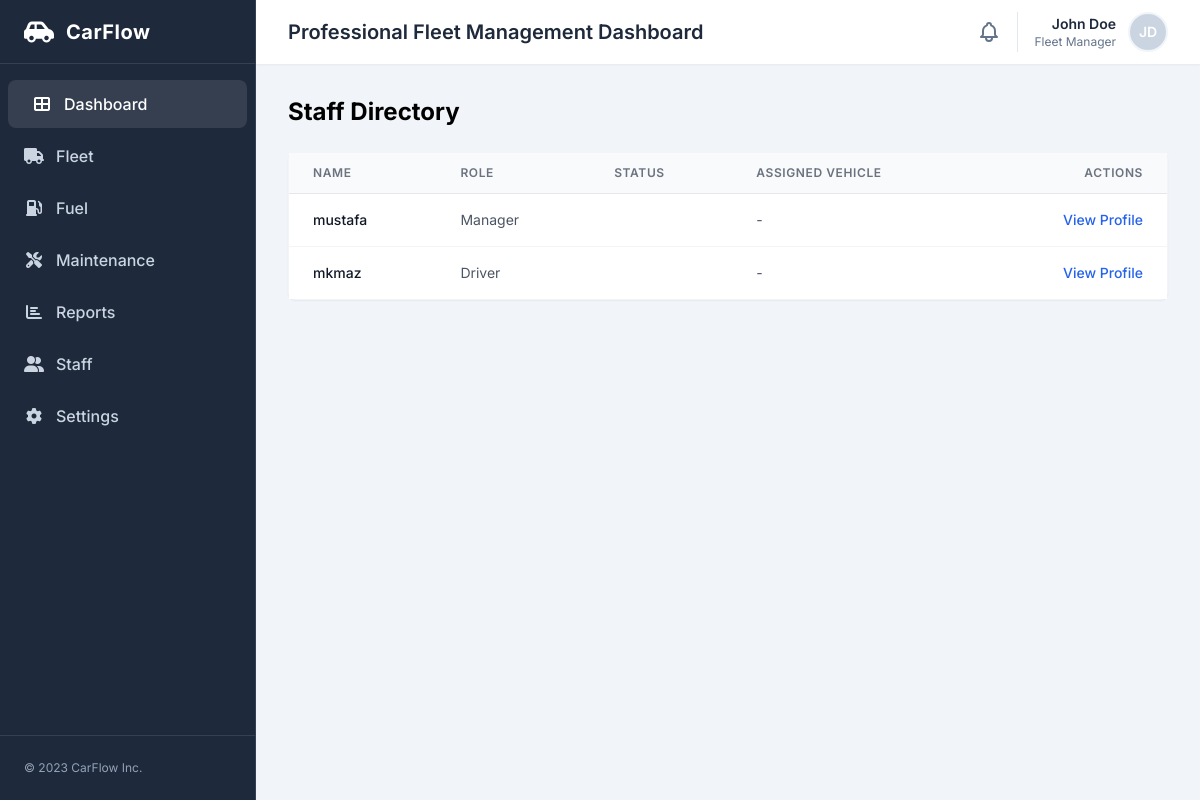
/staff/ (signed in), run on an earlier commit of the app's database.
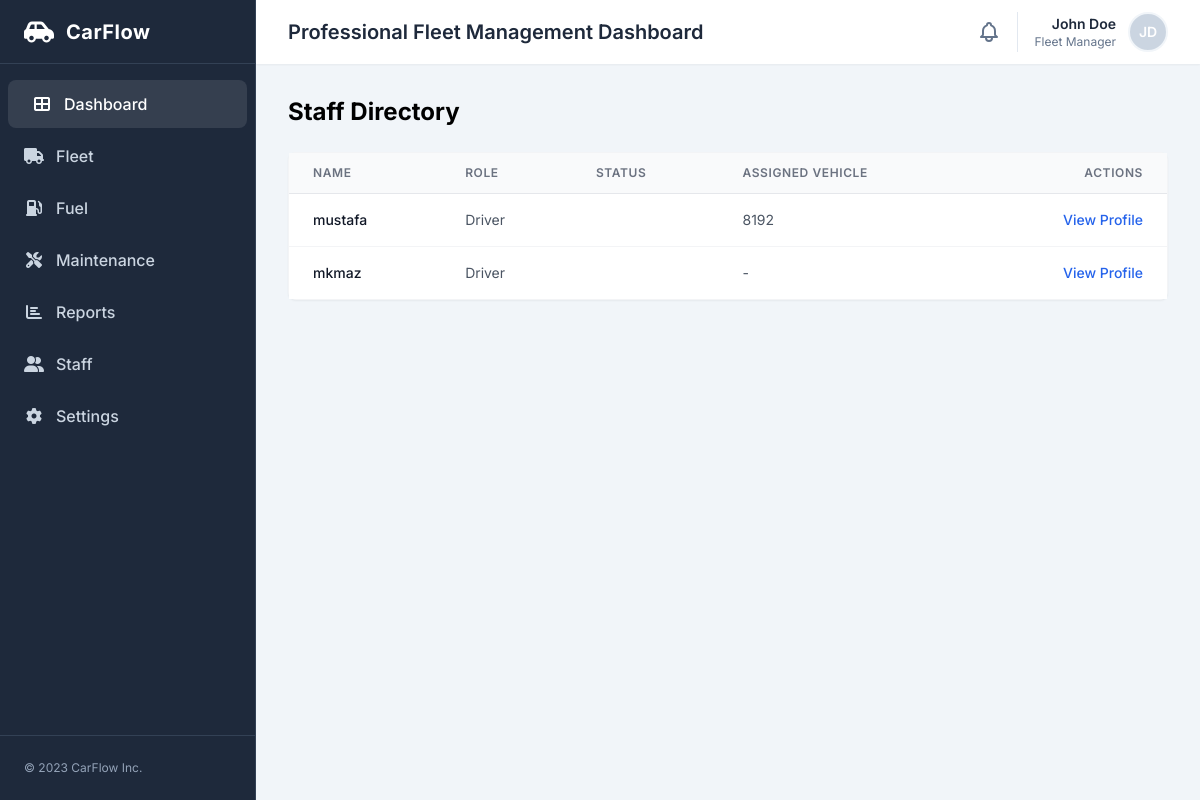
And on a later commit of the database.
### staff/models.py (models this page shows, shortened)
class Employee(models.Model):
    ROLE_CHOICES = [
        ("driver", "Driver"),
        ("staff", "Staff"),
        ("manager", "Manager"),
    ]
    user = models.OneToOneField(
        settings.AUTH_USER_MODEL,
        on_delete=models.CASCADE
    )
    role = models.CharField(
        max_length=20,
        choices=ROLE_CHOICES,
        default="staff"
    )
    phone = models.CharField(max_length=20, blank=True)
    photo = models.ImageField(
        upload_to="employee_photos/",
        null=True,
        blank=True
    )
    created_at = models.DateTimeField(auto_now_add=True)

### fleet/models.py (models this page shows, shortened)
class Car(models.Model):
    STATUS_CHOICES = [
        ("available", "Available"),
        ("assigned", "Assigned"),
        ("maintenance", "Maintenance"),
        ("inactive", "Inactive"),
    ]
    VEHICLE_TYPE_CHOICES = [
        ("Sedan", "Sedan"),
        ("Reefer Van", "Chiller Van"),
        ("Reefer Truck", "Reefer Truck"),
        ("Reefer Pickup", "Reefer Pickup"),
    ]
    plate_number = models.CharField(max_length=20, unique=True, db_index=True)
    brand = models.CharField(max_length=100, default='Unknown')
    vehicle_type = models.CharField(max_length=100, choices=VEHICLE_TYPE_CHOICES, verbose_name="Vehicle Type", default="Sedan")
    year = models.PositiveIntegerField()
    vin = models.CharField(max_length=64, blank=True)
    status = models.CharField(
        max_length=20,
        choices=STATUS_CHOICES,
        default="available",
        db_index=True,
    )
    region = models.ForeignKey(
        "accounts.Region",
        on_delete=models.SET_NULL,
        null=True,
        blank=True,
        related_name="cars",
    )
    notes = models.TextField(blank=True)
    created_at = models.DateTimeField(auto_now_add=True)
    class Meta:
        ordering = ["plate_number"]

### staff/views.py (the view)
# urls.py: path("", views.staff_list, name="list"),
@login_required
def staff_list(request):
    employees = Employee.objects.select_related("user").all()
    user_ids = [e.user_id for e in employees]
    assignments = (
        DriverAssignment.objects.filter(active=True, driver_id__in=user_ids)
        .select_related("car", "driver")
    )
    assigned_by_user = {a.driver_id: a.car for a in assignments}
    for e in employees:
        e.assigned_car = assigned_by_user.get(e.user_id)
    context = {"employees": employees}
    return render(request, "staff/staff_list.html", context)

### staff/templates/staff/staff_list.html (shortened to what this page needs)
{% extends "base.html" %}
{% block content %}
<div class="flex items-center justify-between">
  <h1 class="text-2xl font-bold">Staff Directory</h1>
</div>
<div class="mt-6 bg-white rounded-lg shadow-sm border border-gray-100">
  <div class="overflow-x-auto">
    <table class="min-w-full divide-y divide-gray-200">
      <thead class="bg-gray-50 border-b border-gray-200">
        <tr>
          <th class="px-6 py-3 text-left text-xs font-semibold text-gray-500 uppercase tracking-wider">Name</th>
          <th class="px-6 py-3 text-left text-xs font-semibold text-gray-500 uppercase tracking-wider">Role</th>
          <th class="px-6 py-3 text-left text-xs font-semibold text-gray-500 uppercase tracking-wider">Status</th>
          <th class="px-6 py-3 text-left text-xs font-semibold text-gray-500 uppercase tracking-wider">Assigned Vehicle</th>
          <th class="px-6 py-3 text-right text-xs font-semibold text-gray-500 uppercase tracking-wider">Actions</th>
        </tr>
      </thead>
      <tbody class="bg-white divide-y divide-gray-200">
        {% for e in employees %}
        <tr class="hover:bg-gray-50 transition-colors border-b border-gray-100">
          <td class="px-6 py-4 whitespace-nowrap">
            <div class="text-sm font-medium text-gray-900">{{ e.user.get_full_name|default:e.user.username }}</div>
          </td>
          <td class="px-6 py-4 whitespace-nowrap text-sm text-gray-600 capitalize">{{ e.role }}</td>
          <td class="px-6 py-4 whitespace-nowrap text-sm text-gray-600 capitalize">{{ e.status }}</td>
          <td class="px-6 py-4 whitespace-nowrap text-sm text-gray-600">{{ e.assigned_car.plate_number|default:"-" }}</td>
          <td class="px-6 py-4 whitespace-nowrap text-right text-sm font-medium">
            <a class="text-blue-600 hover:text-blue-900" href="{% url 'staff:profile' e.id %}">View Profile</a>
          </td>
        </tr>
        {% empty %}
        <tr><td class="px-6 py-4" colspan="5">No employees</td></tr>
        {% endfor %}
      </tbody>
    </table>
  </div>
</div>
{% endblock %}

What changed in the data, as far as the page shows it:
changed Employee "mustafa": role "Manager" → "Driver"; assigned_car.plate_number "-" → "8192"
